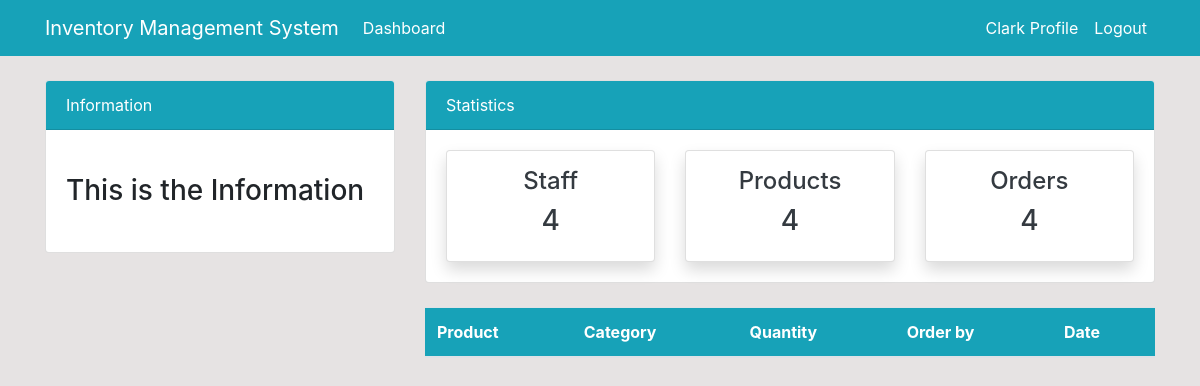
Page /order/ (signed in) on the earlier database version.
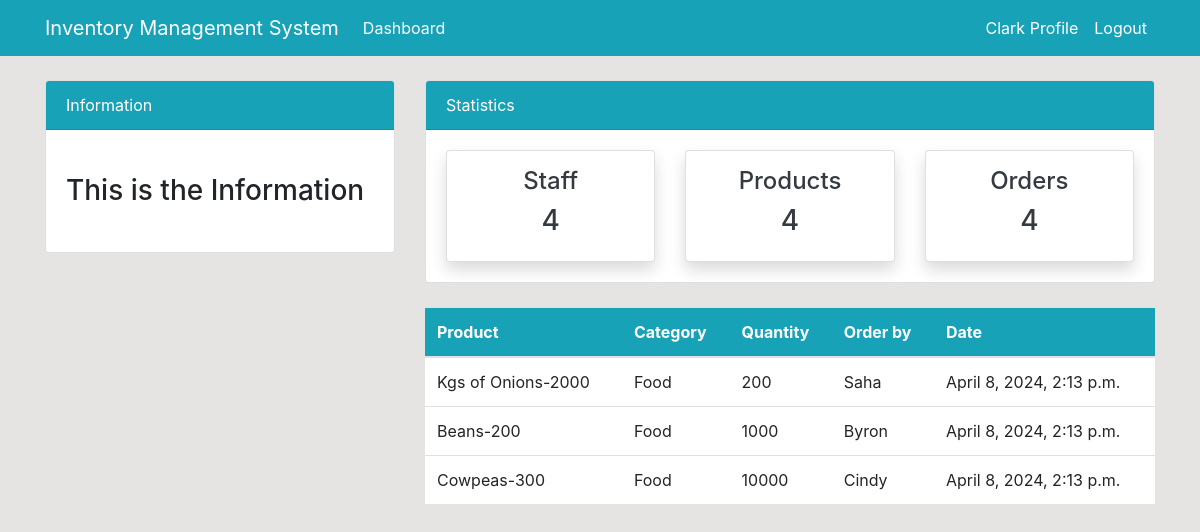
Same page on the later database version.
### dashboard/models.py (models this page shows, shortened)
class Order(models.Model):
    product = models.ForeignKey(Product, on_delete=models.CASCADE, null = True)
    staff = models.ForeignKey(User, models.CASCADE, null = True)
    order_quantity = models.PositiveBigIntegerField (null = True)
    date = models.DateTimeField(auto_now_add=True)
    class Meta:
        verbose_name_plural = 'Order'

class Product(models.Model):
    name = models.CharField(max_length =100, null=True)
    category = models.CharField(max_length=20, choices = CATEGORY, null=True)
    quantity = models.PositiveIntegerField(null=True)
    class Meta:
        verbose_name_plural = 'Product'
    def __str__(self):
        return f'{self.name}-{self.quantity}'

### dashboard/views.py (the view)
# urls.py: path('order/', views.order, name = 'dashboard-order'),
@login_required
def order(request):
    orders = Order.objects.all()
    context={
        'orders':orders,
    }
    return render(request, 'dashboard/order.html' ,context)

### templates/dashboard/order.html (shortened to what this page needs)
{% extends 'partials/base.html' %}
{% block content %}
{% include 'partials/topnav.html'%}
<div class="container">
    <div class="row my-4">
    <div class="col-md-4">
    </div>
    <div class="col-md-8">
    <table class="table bg-white">
    <thead class="bg-info">
    <tr class="text-white">
    <th scope="col">Product</th>
    <th scope="col">Category</th>
    <th scope="col">Quantity</th>
    <th scope="col">Order by</th>
    <th scope="col">Date</th>
    </tr>
    </thead>
    <tbody>
        {% for orders in orders%}
    <tr>
    <td>{{ orders.product }}</td>
    <td>{{orders.product.category}}</td>
    <td>{{orders.order_quantity}}</td>
    <td>
        {{orders.staff.username}}
    </td>
    <td>
        {{orders.date}}
    </td>
    </tr>
    {% endfor %}
    </tbody>
    </table>
    </div>
    </div>
    </div>
{% endblock %}

Differences in the rows shown:
added Order: product "Kgs of Onions-2000", product.category "Food", order_quantity "200", staff.username "Saha", date "April 8, 2024, 2:13 p.m."
added Order: product "Beans-200", product.category "Food", order_quantity "1000", staff.username "Byron", date "April 8, 2024, 2:13 p.m."
added Order: product "Cowpeas-300", product.category "Food", order_quantity "10000", staff.username "Cindy", date "April 8, 2024, 2:13 p.m."
